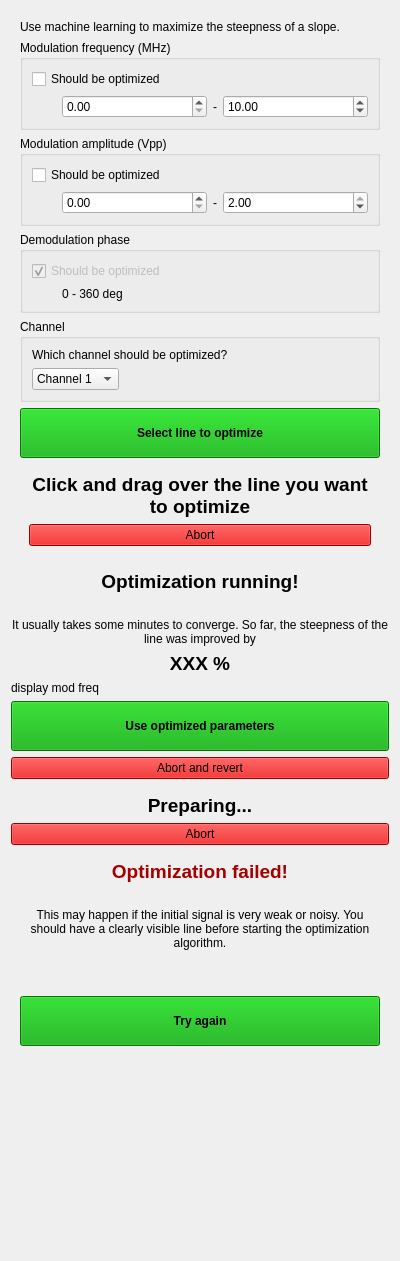
<?xml version="1.0" encoding="UTF-8"?>
<ui version="4.0">
 <class>Form</class>
 <widget class="QWidget" name="Form">
  <property name="geometry">
   <rect>
    <x>0</x>
    <y>0</y>
    <width>400</width>
    <height>1261</height>
   </rect>
  </property>
  <property name="windowTitle">
   <string>Form</string>
  </property>
  <layout class="QVBoxLayout" name="verticalLayout_2">
   <item>
    <widget class="QWidget" name="optimization_not_running_container" native="true">
     <layout class="QVBoxLayout" name="verticalLayout">
      <item>
       <widget class="QWidget" name="optimization_not_selecting" native="true">
        <layout class="QVBoxLayout" name="verticalLayout_22">
         <property name="leftMargin">
          <number>0</number>
         </property>
         <property name="topMargin">
          <number>0</number>
         </property>
         <property name="rightMargin">
          <number>0</number>
         </property>
         <property name="bottomMargin">
          <number>0</number>
         </property>
         <item>
          <widget class="QLabel" name="label_19">
           <property name="text">
            <string>Use machine learning to maximize the steepness of a slope.</string>
           </property>
           <property name="wordWrap">
            <bool>true</bool>
           </property>
          </widget>
         </item>
         <item>
          <widget class="QGroupBox" name="groupBox_14">
           <property name="title">
            <string>Modulation frequency (MHz)</string>
           </property>
           <layout class="QVBoxLayout" name="verticalLayout_29">
            <item>
             <widget class="QCheckBox" name="optimization_mod_freq">
              <property name="text">
               <string>Should be optimized</string>
              </property>
             </widget>
            </item>
            <item>
             <layout class="QHBoxLayout" name="horizontalLayout_28">
              <property name="leftMargin">
               <number>30</number>
              </property>
              <item>
               <widget class="QDoubleSpinBox" name="optimization_mod_freq_min"/>
              </item>
              <item>
               <widget class="QLabel" name="label_24">
                <property name="sizePolicy">
                 <sizepolicy hsizetype="Fixed" vsizetype="Preferred">
                  <horstretch>0</horstretch>
                  <verstretch>0</verstretch>
                 </sizepolicy>
                </property>
                <property name="text">
                 <string>-</string>
                </property>
               </widget>
              </item>
              <item>
               <widget class="QDoubleSpinBox" name="optimization_mod_freq_max">
                <property name="sizePolicy">
                 <sizepolicy hsizetype="Minimum" vsizetype="Fixed">
                  <horstretch>0</horstretch>
                  <verstretch>0</verstretch>
                 </sizepolicy>
                </property>
                <property name="value">
                 <double>10.000000000000000</double>
                </property>
               </widget>
              </item>
             </layout>
            </item>
           </layout>
          </widget>
         </item>
         <item>
          <widget class="QGroupBox" name="groupBox_15">
           <property name="title">
            <string>Modulation amplitude (Vpp)</string>
           </property>
           <layout class="QVBoxLayout" name="verticalLayout_30">
            <item>
             <widget class="QCheckBox" name="optimization_mod_amp">
              <property name="text">
               <string>Should be optimized</string>
              </property>
             </widget>
            </item>
            <item>
             <layout class="QHBoxLayout" name="horizontalLayout_29">
              <property name="leftMargin">
               <number>30</number>
              </property>
              <item>
               <widget class="QDoubleSpinBox" name="optimization_mod_amp_min">
                <property name="maximum">
                 <double>2.000000000000000</double>
                </property>
               </widget>
              </item>
              <item>
               <widget class="QLabel" name="label_18">
                <property name="sizePolicy">
                 <sizepolicy hsizetype="Fixed" vsizetype="Preferred">
                  <horstretch>0</horstretch>
                  <verstretch>0</verstretch>
                 </sizepolicy>
                </property>
                <property name="text">
                 <string>-</string>
                </property>
               </widget>
              </item>
              <item>
               <widget class="QDoubleSpinBox" name="optimization_mod_amp_max">
                <property name="maximum">
                 <double>2.000000000000000</double>
                </property>
                <property name="value">
                 <double>2.000000000000000</double>
                </property>
               </widget>
              </item>
             </layout>
            </item>
           </layout>
          </widget>
         </item>
         <item>
          <widget class="QGroupBox" name="groupBox_17">
           <property name="title">
            <string>Demodulation phase</string>
           </property>
           <layout class="QVBoxLayout" name="verticalLayout_27">
            <item>
             <widget class="QCheckBox" name="checkBox">
              <property name="enabled">
               <bool>false</bool>
              </property>
              <property name="text">
               <string>Should be optimized</string>
              </property>
              <property name="checked">
               <bool>true</bool>
              </property>
             </widget>
            </item>
            <item>
             <widget class="QLabel" name="label_25">
              <property name="text">
               <string>0 - 360 deg</string>
              </property>
              <property name="indent">
               <number>30</number>
              </property>
             </widget>
            </item>
           </layout>
          </widget>
         </item>
         <item>
          <widget class="QGroupBox" name="optimization_channel_selector_box">
           <property name="title">
            <string>Channel</string>
           </property>
           <layout class="QVBoxLayout" name="verticalLayout_26">
            <item>
             <widget class="QLabel" name="label_23">
              <property name="text">
               <string>Which channel should be optimized?</string>
              </property>
              <property name="wordWrap">
               <bool>true</bool>
              </property>
             </widget>
            </item>
            <item>
             <widget class="QComboBox" name="optimization_channel_selector">
              <property name="sizePolicy">
               <sizepolicy hsizetype="Fixed" vsizetype="Fixed">
                <horstretch>0</horstretch>
                <verstretch>0</verstretch>
               </sizepolicy>
              </property>
              <item>
               <property name="text">
                <string>Channel 1</string>
               </property>
              </item>
              <item>
               <property name="text">
                <string>Channel 2</string>
               </property>
              </item>
             </widget>
            </item>
           </layout>
          </widget>
         </item>
         <item>
          <widget class="QPushButton" name="start_optimization_btn">
           <property name="minimumSize">
            <size>
             <width>0</width>
             <height>50</height>
            </size>
           </property>
           <property name="font">
            <font>
             <weight>75</weight>
             <bold>true</bold>
            </font>
           </property>
           <property name="styleSheet">
            <string notr="true">background: #00aa00</string>
           </property>
           <property name="text">
            <string>Select line to optimize</string>
           </property>
          </widget>
         </item>
        </layout>
       </widget>
      </item>
      <item>
       <widget class="QWidget" name="optimization_selecting" native="true">
        <layout class="QVBoxLayout" name="verticalLayout_23">
         <item>
          <widget class="QLabel" name="label_20">
           <property name="text">
            <string>&lt;html&gt;&lt;head/&gt;&lt;body&gt;&lt;p align=&quot;center&quot;&gt;&lt;span style=&quot; font-size:14pt; font-weight:600;&quot;&gt;Click and drag over the line you want to optimize&lt;/span&gt;&lt;/p&gt;&lt;/body&gt;&lt;/html&gt;</string>
           </property>
           <property name="scaledContents">
            <bool>false</bool>
           </property>
           <property name="alignment">
            <set>Qt::AlignCenter</set>
           </property>
           <property name="wordWrap">
            <bool>true</bool>
           </property>
          </widget>
         </item>
         <item>
          <widget class="QPushButton" name="abortOptimizationLineSelection">
           <property name="styleSheet">
            <string notr="true">background-color: #d40000;</string>
           </property>
           <property name="text">
            <string>Abort</string>
           </property>
          </widget>
         </item>
        </layout>
       </widget>
      </item>
     </layout>
    </widget>
   </item>
   <item>
    <widget class="QWidget" name="optimization_running_container" native="true">
     <layout class="QVBoxLayout" name="verticalLayout_21">
      <property name="leftMargin">
       <number>0</number>
      </property>
      <property name="topMargin">
       <number>0</number>
      </property>
      <property name="rightMargin">
       <number>0</number>
      </property>
      <property name="bottomMargin">
       <number>0</number>
      </property>
      <item>
       <widget class="QLabel" name="label_14">
        <property name="text">
         <string>&lt;html&gt;&lt;head/&gt;&lt;body&gt;&lt;p&gt;&lt;span style=&quot; font-size:14pt; font-weight:600;&quot;&gt;Optimization running!&lt;/span&gt;&lt;br/&gt;&lt;/p&gt;&lt;p&gt;It usually takes some minutes to converge. So far, the steepness of the line was improved by&lt;/p&gt;&lt;/body&gt;&lt;/html&gt;</string>
        </property>
        <property name="textFormat">
         <enum>Qt::RichText</enum>
        </property>
        <property name="alignment">
         <set>Qt::AlignCenter</set>
        </property>
        <property name="wordWrap">
         <bool>true</bool>
        </property>
       </widget>
      </item>
      <item>
       <widget class="QLabel" name="optimization_improvement">
        <property name="font">
         <font>
          <pointsize>14</pointsize>
          <weight>75</weight>
          <bold>true</bold>
         </font>
        </property>
        <property name="text">
         <string>XXX %</string>
        </property>
        <property name="alignment">
         <set>Qt::AlignCenter</set>
        </property>
       </widget>
      </item>
      <item>
       <widget class="QLabel" name="optimization_display_parameters">
        <property name="text">
         <string>display mod freq</string>
        </property>
        <property name="textFormat">
         <enum>Qt::RichText</enum>
        </property>
        <property name="wordWrap">
         <bool>true</bool>
        </property>
       </widget>
      </item>
      <item>
       <widget class="QPushButton" name="optimization_use_new_parameters">
        <property name="minimumSize">
         <size>
          <width>0</width>
          <height>50</height>
         </size>
        </property>
        <property name="font">
         <font>
          <weight>75</weight>
          <bold>true</bold>
         </font>
        </property>
        <property name="styleSheet">
         <string notr="true">background-color: #00a400;</string>
        </property>
        <property name="text">
         <string>Use optimized parameters</string>
        </property>
       </widget>
      </item>
      <item>
       <widget class="QPushButton" name="optimization_abort">
        <property name="styleSheet">
         <string notr="true">background-color: #d40000;</string>
        </property>
        <property name="text">
         <string>Abort and revert</string>
        </property>
       </widget>
      </item>
     </layout>
    </widget>
   </item>
   <item>
    <widget class="QWidget" name="optimization_preparing" native="true">
     <layout class="QVBoxLayout" name="verticalLayout_32">
      <property name="leftMargin">
       <number>0</number>
      </property>
      <property name="rightMargin">
       <number>0</number>
      </property>
      <property name="bottomMargin">
       <number>0</number>
      </property>
      <item>
       <widget class="QLabel" name="optimization_preparing_text">
        <property name="text">
         <string>&lt;html&gt;&lt;head/&gt;&lt;body&gt;&lt;p align=&quot;center&quot;&gt;&lt;span style=&quot; font-size:14pt; font-weight:600;&quot;&gt;Preparing...&lt;/span&gt;&lt;/p&gt;&lt;/body&gt;&lt;/html&gt;</string>
        </property>
        <property name="wordWrap">
         <bool>true</bool>
        </property>
       </widget>
      </item>
      <item>
       <widget class="QPushButton" name="abortOptimizationPreparing">
        <property name="styleSheet">
         <string notr="true">background-color: #d40000;</string>
        </property>
        <property name="text">
         <string>Abort</string>
        </property>
       </widget>
      </item>
     </layout>
    </widget>
   </item>
   <item>
    <widget class="QWidget" name="optimization_failed" native="true">
     <layout class="QVBoxLayout" name="verticalLayout_3">
      <item>
       <widget class="QLabel" name="label_15">
        <property name="text">
         <string>&lt;html&gt;&lt;head/&gt;&lt;body&gt;&lt;p&gt;&lt;span style=&quot; font-size:14pt; font-weight:600; color:#a40000;&quot;&gt;Optimization failed!&lt;/span&gt;&lt;br/&gt;&lt;/p&gt;&lt;p&gt;This may happen if the initial signal is very weak or noisy. You should have a clearly visible line before starting the optimization algorithm.&lt;/p&gt;&lt;/body&gt;&lt;/html&gt;</string>
        </property>
        <property name="textFormat">
         <enum>Qt::RichText</enum>
        </property>
        <property name="alignment">
         <set>Qt::AlignCenter</set>
        </property>
        <property name="wordWrap">
         <bool>true</bool>
        </property>
       </widget>
      </item>
      <item>
       <spacer name="verticalSpacer">
        <property name="orientation">
         <enum>Qt::Vertical</enum>
        </property>
        <property name="sizeType">
         <enum>QSizePolicy::Fixed</enum>
        </property>
        <property name="sizeHint" stdset="0">
         <size>
          <width>20</width>
          <height>40</height>
         </size>
        </property>
       </spacer>
      </item>
      <item>
       <widget class="QPushButton" name="optimization_reset_failed_state">
        <property name="minimumSize">
         <size>
          <width>0</width>
          <height>50</height>
         </size>
        </property>
        <property name="font">
         <font>
          <weight>75</weight>
          <bold>true</bold>
         </font>
        </property>
        <property name="styleSheet">
         <string notr="true">background-color: #00a400;</string>
        </property>
        <property name="text">
         <string>Try again</string>
        </property>
       </widget>
      </item>
     </layout>
    </widget>
   </item>
   <item>
    <spacer name="verticalSpacer_4">
     <property name="orientation">
      <enum>Qt::Vertical</enum>
     </property>
     <property name="sizeHint" stdset="0">
      <size>
       <width>20</width>
       <height>0</height>
      </size>
     </property>
    </spacer>
   </item>
  </layout>
 </widget>
 <resources/>
 <connections/>
</ui>
